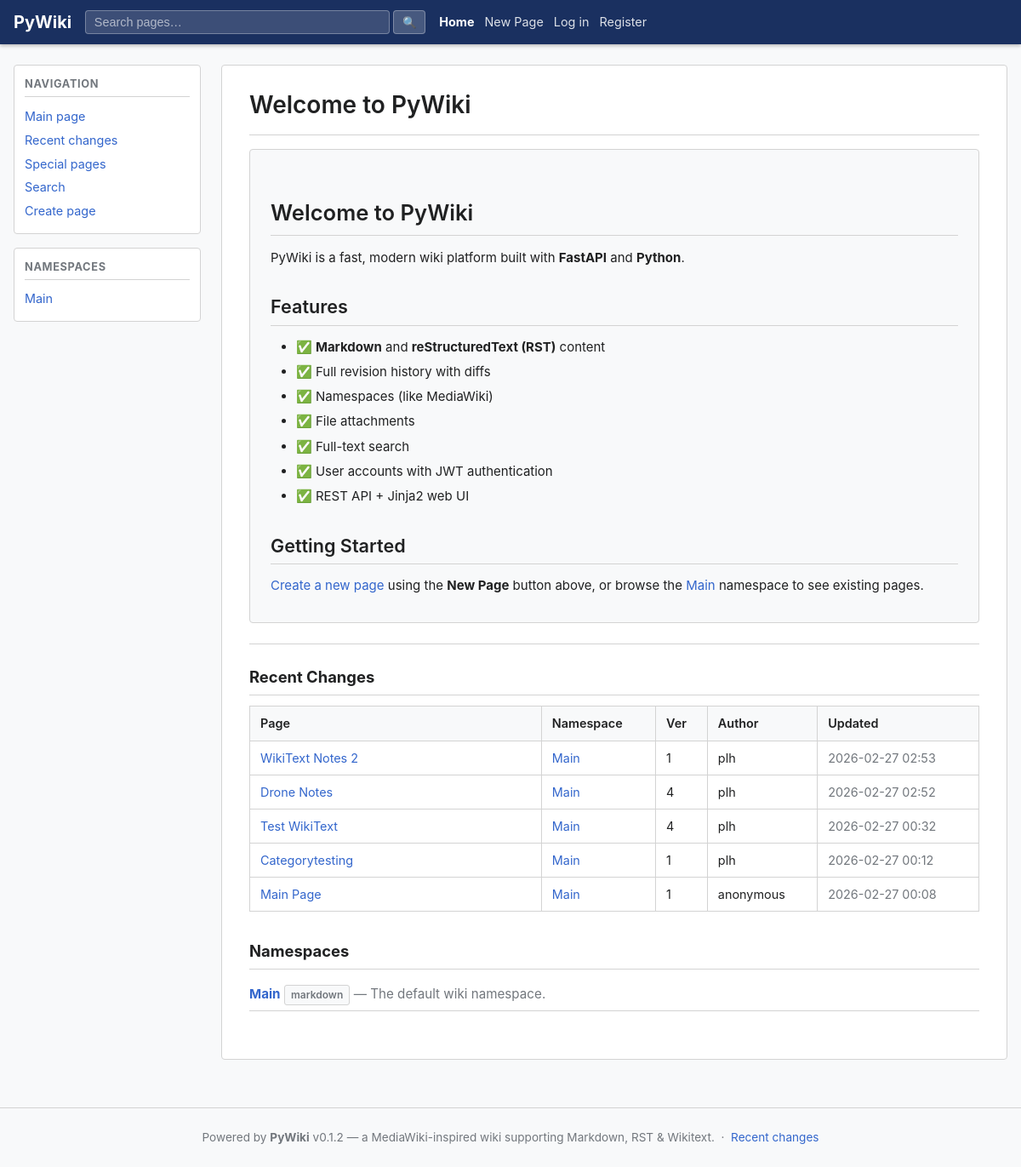
Before: / with the older database file.
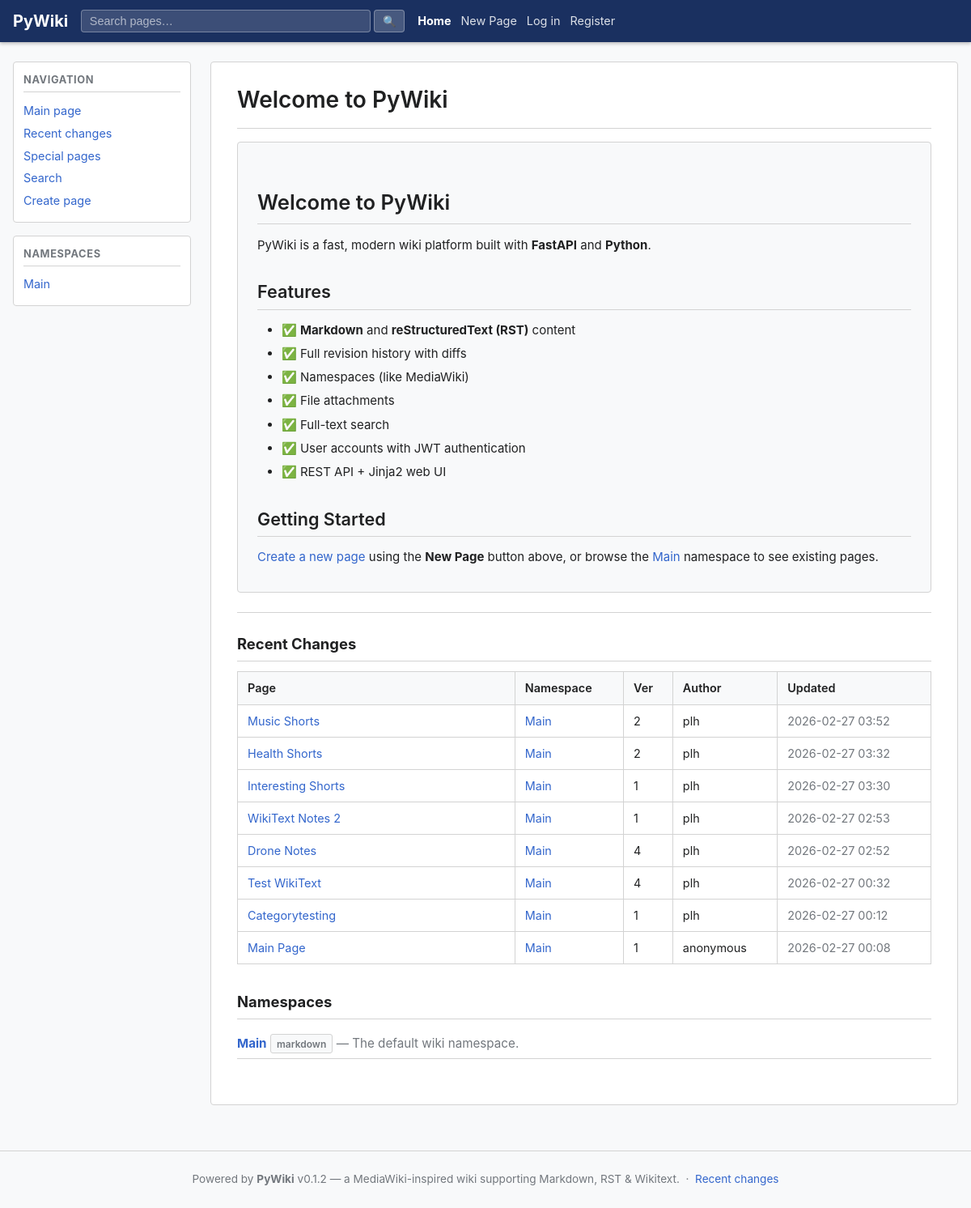
After: the same page with the newer database file.
### app/models/models.py (models this page shows, shortened)
class Namespace(Base):
    __tablename__ = "namespaces"
    id:             Mapped[str]        = _uuid_col(primary_key=True)
    name:           Mapped[str]        = mapped_column(String(128), unique=True, nullable=False, index=True)
    description:    Mapped[str]        = mapped_column(Text, default="", nullable=False)
    default_format: Mapped[str]        = mapped_column(String(16), default="markdown", nullable=False)
    created_at:     Mapped[datetime]   = mapped_column(DateTime(timezone=True), default=_utcnow)
    pages: Mapped[list["Page"]] = relationship(back_populates="namespace", cascade="all, delete-orphan")

class PageVersion(Base):
    __tablename__ = "page_versions"
    __table_args__ = (
        UniqueConstraint("page_id", "version", name="uq_page_versions_page_ver"),
        Index("ix_page_versions_page_latest", "page_id", "version"),
    )
    id:         Mapped[str]        = _uuid_col(primary_key=True)
    page_id:    Mapped[str]        = mapped_column(String(36), ForeignKey("pages.id", ondelete="CASCADE"), nullable=False, index=True)
    version:    Mapped[int]        = mapped_column(Integer, nullable=False)
    content:    Mapped[str]        = mapped_column(Text, nullable=False, default="")
    format:     Mapped[str]        = mapped_column(String(16), nullable=False, default="markdown")
    rendered:   Mapped[str | None] = mapped_column(Text, nullable=True)
    author_id:  Mapped[str | None] = mapped_column(String(36), ForeignKey("users.id"), nullable=True)
    comment:    Mapped[str]        = mapped_column(String(512), default="", nullable=False)
    created_at: Mapped[datetime]   = mapped_column(DateTime(timezone=True), default=_utcnow)
    page:   Mapped["Page"]       = relationship(back_populates="versions")
    author: Mapped["User | None"] = relationship(back_populates="page_versions")

class Page(Base):
    __tablename__ = "pages"
    __table_args__ = (
        UniqueConstraint("namespace_id", "slug", name="uq_pages_ns_slug"),
    )
    id:           Mapped[str]        = _uuid_col(primary_key=True)
    namespace_id: Mapped[str]        = mapped_column(String(36), ForeignKey("namespaces.id", ondelete="CASCADE"), nullable=False, index=True)
    title:        Mapped[str]        = mapped_column(String(512), nullable=False, index=True)
    slug:         Mapped[str]        = mapped_column(String(512), nullable=False, index=True)
    created_by:   Mapped[str | None] = mapped_column(String(36), ForeignKey("users.id"), nullable=True)
    created_at:   Mapped[datetime]   = mapped_column(DateTime(timezone=True), default=_utcnow)
    namespace:   Mapped["Namespace"]           = relationship(back_populates="pages")
    creator:     Mapped["User | None"]         = relationship(foreign_keys=[created_by])
    versions:    Mapped[list["PageVersion"]]   = relationship(
        back_populates="page",
        cascade="all, delete-orphan",
        order_by="PageVersion.version",
    )
    attachments: Mapped[list["Attachment"]]   = relationship(back_populates="page", cascade="all, delete-orphan")

class User(Base):
    __tablename__ = "users"
    id:           Mapped[str]  = _uuid_col(primary_key=True)
    username:     Mapped[str]  = mapped_column(String(64),  unique=True, nullable=False, index=True)
    email:        Mapped[str]  = mapped_column(String(255), unique=True, nullable=False, index=True)
    display_name: Mapped[str]  = mapped_column(String(128), nullable=False, default="")
    password_hash:Mapped[str]  = mapped_column(String(255), nullable=False)
    is_active:    Mapped[bool] = mapped_column(Boolean, default=True, nullable=False)
    is_admin:     Mapped[bool] = mapped_column(Boolean, default=False, nullable=False)
    created_at:   Mapped[datetime] = mapped_column(DateTime(timezone=True), default=_utcnow)
    updated_at:   Mapped[datetime] = mapped_column(DateTime(timezone=True), default=_utcnow, onupdate=_utcnow)
    page_versions: Mapped[list["PageVersion"]] = relationship(back_populates="author")
    attachments:   Mapped[list["Attachment"]]  = relationship(back_populates="uploaded_by_user")

### app/ui/views.py (the view)
@router.get("/", response_class=HTMLResponse)
async def home(request: Request, db: AsyncSession = Depends(get_db)):
    user, new_token = await _current_user(request, db)
    settings = get_settings()
    featured_page = None
    try:
        ns = await ns_svc.get_namespace_by_name(db, settings.default_namespace)
        page, ver = await page_svc.get_page(db, settings.default_namespace, "main-page")
        rendered = ver.rendered or render_markup(
            ver.content, ver.format,
            namespace=settings.default_namespace,
            base_url=settings.base_url,
        )
        featured_page = {"page": page, "rendered": rendered, "namespace": settings.default_namespace}
    except HTTPException:
        pass
    recent = await page_svc.get_recent_changes(db, limit=10)
    namespaces = await ns_svc.list_namespaces(db)
    resp = templates.TemplateResponse(
        request,
        "home.html",
        _ctx(user,
             featured_page=featured_page,
             recent=recent,
             namespaces=namespaces),
    )
    _apply_new_token(resp, new_token, settings.access_token_expire_minutes)
    return resp

### app/templates/home.html (shortened to what this page needs)
{% extends "base.html" %}
{% block sidebar_extra %}
<div class="sidebar-section">
  <h3>Namespaces</h3>
  <ul>
    {% for ns in namespaces %}
    <li><a href="/wiki/{{ ns.name }}">{{ ns.name }}</a></li>
    {% else %}
    <li><em>No namespaces yet</em></li>
    {% endfor %}
  </ul>
</div>
{% endblock %}
{% block content %}
<div class="page-header">
  <h1>Welcome to {{ site_name }}</h1>
</div>
{% if featured_page %}
<div class="featured-page wiki-content">
  {{ featured_page.rendered | safe }}
</div>
<hr />
{% endif %}
<section class="home-section">
  <h2>Recent Changes</h2>
  {% if recent %}
  <table class="wiki-table">
    <thead>
      <tr>
        <th>Page</th>
        <th>Namespace</th>
        <th>Ver</th>
        <th>Author</th>
        <th>Updated</th>
      </tr>
    </thead>
    <tbody>
      {% for item in recent %}
      <tr>
        <td><a href="/wiki/{{ item.namespace }}/{{ item.slug }}">{{ item.title }}</a></td>
        <td><a href="/wiki/{{ item.namespace }}">{{ item.namespace }}</a></td>
        <td>{{ item.version }}</td>
        <td>{{ item.author }}</td>
        <td class="ts">{{ item.updated_at.strftime('%Y-%m-%d %H:%M') }}</td>
      </tr>
      {% endfor %}
    </tbody>
  </table>
  {% else %}
  <p class="muted">No pages yet. <a href="/create">Create the first page!</a></p>
  {% endif %}
</section>
<section class="home-section">
  <h2>Namespaces</h2>
  {% if namespaces %}
  <ul class="ns-list">
    {% for ns in namespaces %}
    <li>
      <a href="/wiki/{{ ns.name }}"><strong>{{ ns.name }}</strong></a>
      <span class="badge">{{ ns.default_format }}</span>
      {% if ns.description %}<span class="muted"> — {{ ns.description }}</span>{% endif %}
    </li>
    {% endfor %}
  </ul>
  {% else %}
  <p class="muted">No namespaces have been created yet.</p>
  {% endif %}
</section>
{% endblock %}

### app/templates/base.html (shortened to what this page needs)
<!DOCTYPE html>
<html lang="en">
<head>
  <link rel="stylesheet" href="/static/css/wiki.css" />
</head>
<body class="{% block body_class %}{% endblock %}">
<nav class="navbar">
  <div class="nav-inner">
    <a class="nav-logo" href="/">{{ site_name }}</a>
    <form class="nav-search" action="/search" method="get">
      <input type="search" name="q" placeholder="Search pages…" autocomplete="off" />
      <button type="submit">🔍</button>
    </form>
    <div class="nav-links">
      <a href="/">Home</a>
      <a href="/create">New Page</a>
      {% if user %}
        <span class="nav-user">{{ user.display_name or user.username }}</span>
        {% if user.is_admin %}<a href="/admin">Admin</a>{% endif %}
        <a href="/logout">Log out</a>
      {% else %}
        <a href="/login">Log in</a>
        <a href="/register">Register</a>
      {% endif %}
    </div>
  </div>
</nav>
<div class="page-wrapper">
  <aside class="sidebar">
    <div class="sidebar-section">
      <h3>Navigation</h3>
      <ul>
        <li><a href="/">Main page</a></li>
        <li><a href="/recent">Recent changes</a></li>
        <li><a href="/special">Special pages</a></li>
        <li><a href="/search">Search</a></li>
        <li><a href="/create">Create page</a></li>
      </ul>
    </div>
    {% block sidebar_extra %}{% endblock %}
  </aside>
  <main class="content">
    {% block content %}{% endblock %}
  </main>
</div>
<footer class="site-footer">
  <p>
    Powered by <strong>{{ site_name }}</strong> v{{ app_version }} &mdash;
    a MediaWiki-inspired wiki supporting Markdown, RST &amp; Wikitext.
    &nbsp;·&nbsp; <a href="/recent">Recent changes</a>
  </p>
</footer>
</body>
</html>

Changed rows visible on the page:
added Page: title "Music Shorts"
added PageVersion: updated_at "2026-02-27 03:52"
added Page: title "Health Shorts"
added PageVersion: updated_at "2026-02-27 03:32"
added Page: title "Interesting Shorts"
added PageVersion: updated_at "2026-02-27 03:30"
Other visible differences:
new list line: "Main"
new list line: "2"
new list line: "plh"
new list line: "1"
